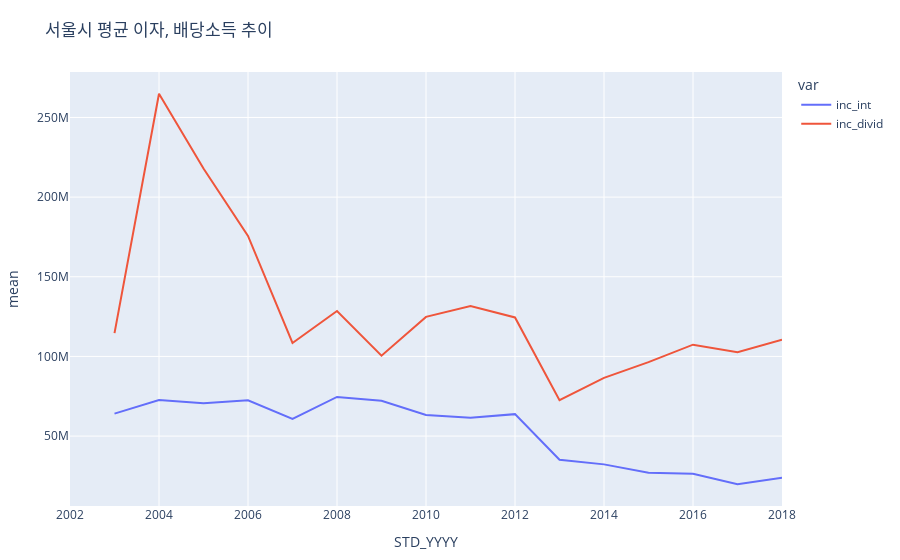

Notebook code cell kept with this figure:
### Code cell
plot_lines(['inc_int', 'inc_divid'], y='mean', title='이자, 배당소득',)

### Figure 1 — Plotly figure (JSON) as saved in the notebook; plotly's stock layout.template omitted (floating-point values rounded to 4 significant figures)
{"data": [{"hovertemplate": "var=inc_int<br>STD_YYYY=%{x}<br>mean=%{y}<extra></extra>", "legendgroup": "inc_int", "line": {"color": "#636efa", "dash": "solid"}, "mode": "lines", "name": "inc_int", "orientation": "v", "showlegend": true, "type": "scatter", "x": [2002, 2003, 2004, 2005, 2006, 2007, 2008, 2009, 2010, 2011, 2012, 2013, 2014, 2015, 2016, 2017, 2018], "xaxis": "x", "y": [null, 64110000.0, 72610000.0, 70640000.0, 72420000.0, 60820000.0, 74570000.0, 72140000.0, 63250000.0, 61560000.0, 63770000.0, 35160000.0, 32240000.0, 27050000.0, 26280000.0, 19730000.0, 23860000.0], "yaxis": "y"}, {"hovertemplate": "var=inc_divid<br>STD_YYYY=%{x}<br>mean=%{y}<extra></extra>", "legendgroup": "inc_divid", "line": {"color": "#EF553B", "dash": "solid"}, "mode": "lines", "name": "inc_divid", "orientation": "v", "showlegend": true, "type": "scatter", "x": [2002, 2003, 2004, 2005, 2006, 2007, 2008, 2009, 2010, 2011, 2012, 2013, 2014, 2015, 2016, 2017, 2018], "xaxis": "x", "y": [null, 114600000.0, 264900000.0, 218000000.0, 175600000.0, 108400000.0, 128500000.0, 100500000.0, 124800000.0, 131600000.0, 124500000.0, 72540000.0, 86510000.0, 96430000.0, 107400000.0, 102600000.0, 110500000.0], "yaxis": "y"}], "layout": {"autosize": true, "legend": {"title": {"text": "var"}, "tracegroupgap": 0}, "margin": {"b": 16, "l": 16, "r": 16, "t": 72}, "title": {"text": "서울시 평균 이자, 배당소득 추이"}, "xaxis": {"anchor": "y", "autorange": true, "domain": [0, 1], "range": [2002, 2018], "title": {"text": "STD_YYYY"}, "type": "linear"}, "yaxis": {"anchor": "x", "autorange": true, "domain": [0, 1], "range": [6109000.0, 278500000.0], "title": {"text": "mean"}, "type": "linear"}}}
